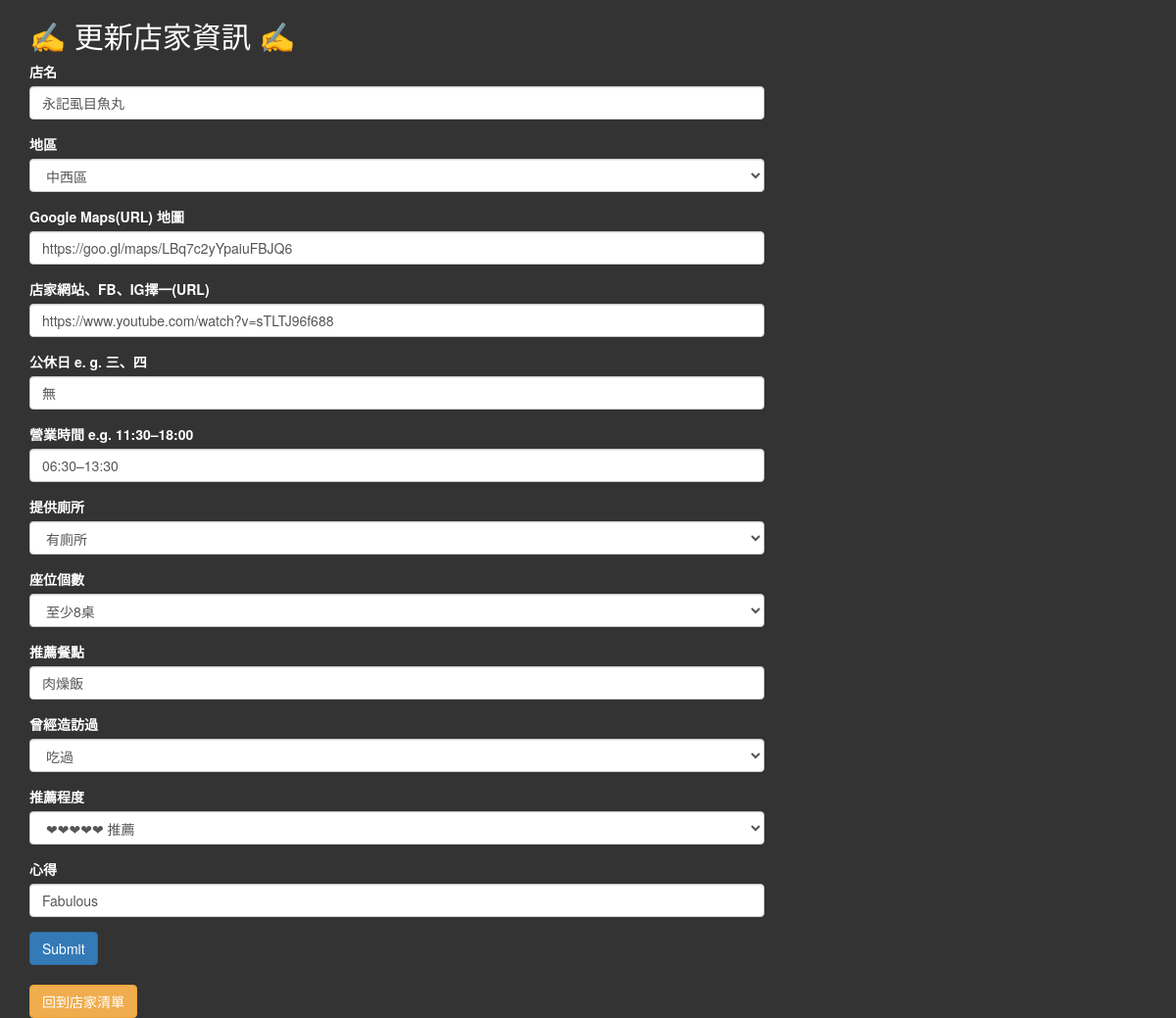
The page /edit-cafe/StreetfoodStore/永記虱目魚丸 (signed in) on the database its author committed.
### main.py (models this page shows)
class StreetfoodStore(db.Model):
    __tablename__ = "streetfood_store"
    id = db.Column(db.Integer, primary_key=True)
    cafe = db.Column(db.String(250), unique=True, nullable=False)
    location = db.Column(db.String(250), nullable=False)
    maps_url = db.Column(db.String(1000), nullable=False)
    website = db.Column(db.String(1000), nullable=False)
    rest = db.Column(db.String(250), nullable=False)
    openhours = db.Column(db.String(250), nullable=False)
    toilet = db.Column(db.String(250), nullable=False)
    seats = db.Column(db.String(250), nullable=False)
    meal = db.Column(db.String(1000), nullable=False)
    visited = db.Column(db.String(250), nullable=False)
    recommend = db.Column(db.String(250), nullable=False)
    comment = db.Column(db.String(250), nullable=False)

### main.py (the view, shortened to what this page needs)
@app.route('/edit-cafe/<db_name>/<cafe_title>', methods=["GET", "POST"])
def edit_cafe(db_name, cafe_title):
    if db_name == "Cafe":
        cafe = Cafe.query.filter_by(cafe=cafe_title).first()
    elif db_name == "StreetfoodStore":
        cafe = StreetfoodStore.query.filter_by(cafe=cafe_title).first()
    elif db_name == "IceStore":
        cafe = IceStore.query.filter_by(cafe=cafe_title).first()
    elif db_name == "BreakfastStore":
        cafe = BreakfastStore.query.filter_by(cafe=cafe_title).first()
    if db_name == "Cafe":
        form = CafeForm()
    elif db_name == "StreetfoodStore":
        form = StoreForm()
    elif db_name == "IceStore":
        form = StoreForm()
    elif db_name == "BreakfastStore":
        form = BreakfastForm()
    form.cafe.data = cafe.cafe
    form.location.data = cafe.location
    form.maps_url.data = cafe.maps_url
    form.website.data = cafe.website
    form.rest.data = cafe.rest
    form.openhours.data = cafe.openhours
    if db_name == "Cafe":
        form.timelimit.data = cafe.timelimit
        form.wifi.data = cafe.wifi
        form.table.data = cafe.table
    if db_name != "BreakfastStore":
        form.toilet.data = cafe.toilet
    form.seats.data = cafe.seats
    form.meal.data = cafe.meal
    form.visited.data = cafe.visited
    form.recommend.data = cafe.recommend
    form.comment.data = cafe.comment
    return render_template('edit.html', form=form, db_name=db_name)

### main.py
class StoreForm(FlaskForm):
    cafe = StringField('店名', validators=[DataRequired()])
    location = SelectField('地區', choices=[(zone, zone) for zone in TAINAIN_ZONES.split("\n")])
    maps_url = StringField('Google Maps(URL) 地圖', validators=[URL()])
    website = StringField('店家網站、FB、IG擇一(URL)', validators=[URL()])
    rest = StringField('公休日 e. g. 三、四', validators=[DataRequired()])
    openhours = StringField('營業時間 e.g. 11:30–18:00', validators=[DataRequired()])
    toilet = SelectField('提供廁所', choices=[('v', '有廁所'), (' ', '沒有廁所')])
    seats = SelectField('座位個數', choices=[('0', '無內用'), ('< 8', '少於8桌'), ('>=8', '至少8桌')])
    meal = StringField('推薦餐點', validators=[DataRequired()])
    visited = SelectField('曾經造訪過', choices=[('v', '吃過'), (' ', '沒吃過')])
    recommend = SelectField('推薦程度', choices=[
        ("??️", "沒吃過"), ("❤️", "❤ 不推薦"), ("❤️❤️️", "❤❤ 普通"), ("❤️❤️❤️️", "❤❤❤ 中上"), ("❤️❤️❤️❤️", "❤❤❤❤ 不錯"), ("❤️❤️❤️❤️❤️", "❤❤❤❤❤ 推薦")])
    comment = StringField('心得', validators=[DataRequired()])
    submit = SubmitField('Submit')

### main.py (called while the page is built)
@login_manager.user_loader
def load_user(user_id):
    return User.query.get(int(user_id))

### templates/edit.html (shortened to what this page needs)
{% extends 'bootstrap/base.html' %}
{% import "bootstrap/wtf.html" as wtf %}
{% block styles %}
    {{super()}}
    <link rel="stylesheet"
          href="{{url_for('.static', filename='css/styles.css')}}">
{% endblock %}
{% block content %}
<div class="container">
  <div class="row">
    <div class="col-sm-12 col-md-8">
      <h2>✍️ 更新店家資訊 ✍️</h2>
        {{ wtf.quick_form(form, novalidate=True, button_map={"submit": "primary"}) }}
        <a class="btn btn-warning btn-md" href="{{ url_for('stores', db_name=db_name) }}" role="button">回到店家清單</a>
    </div>
  </div>
</div>
{% endblock %}

### static/css/styles.css (style rules this page uses)
body { background-color: #333; color: white; }
a { color: #ffc107; }

### rows shown on the page
StreetfoodStore: cafe "永記虱目魚丸", location "中西區", maps_url "https://goo.gl/maps/LBq7c2yYpaiuFBJQ6", website "https://www.youtube.com/watch?v=sTLTJ96f688", rest "無", openhours "06:30–13:30", toilet "有廁所", seats "至少8桌", meal "肉燥飯", visited "吃過", recommend "❤❤❤❤❤ 推薦", comment "Fabulous"
